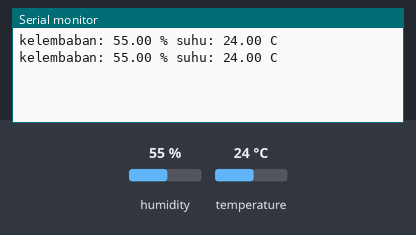
Simulated run of this sketch. Board: Arduino Uno, built with avr-gcc and run on an emulated ATmega328P. Parts: the last lines printed to the serial monitor. Inputs (shaded band) come from the test bench; at power-on: humidity 55 %, temperature 24 °C.

Above: at 2.8 s.
2.9 s: humidity set to 22 %
At 5.3 s:
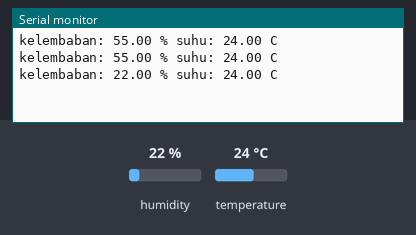
5.6 s: temperature set to 12 °C
At 6.8 s:
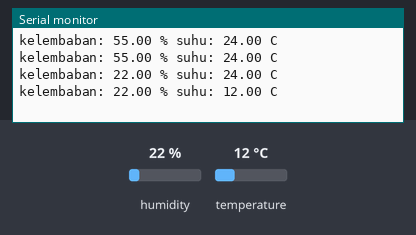
8.3 s: humidity set to 40 %
At 11.6 s:
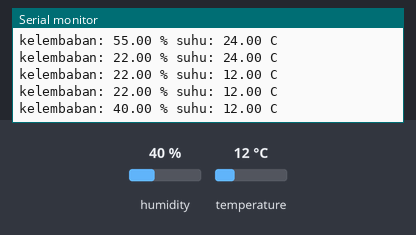
Timing chart, 0 to 13.1 s (numbered marks = the images above; inputs shaded):
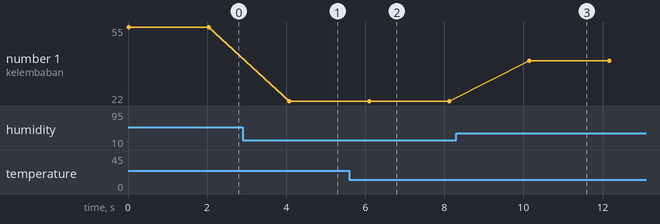

Measured:
- after the input at 2.9 s, the serial monitor: prints a new line after 1.2 s (image 1)
- after the input at 5.6 s, the serial monitor: prints a new line after 0.50 s (image 2)
- after the input at 8.3 s, the serial monitor: prints a new line after 1.8 s (image 3)
- plotted number 1: 55 → 22 after the input at 2.9 s, 22 → 40 after the input at 8.3 s

The sketch:

check-dht.ino
```cpp
#include <DHT.h>

#define DHTPIN 8       // Define the pin where the DHT sensor is connected
#define DHTTYPE DHT11  // Define the type of DHT sensor

DHT dht(DHTPIN, DHTTYPE); // Initialize DHT sensor

void setup() {
  Serial.begin(115200);  // Start serial communication at 115200 baud rate
  dht.begin();           // Initialize the DHT sensor
}

void loop() {
  float kelembaban = dht.readHumidity();        // Read humidity from DHT sensor
  float suhu = dht.readTemperature();          // Read temperature from DHT sensor

  // Check if any reads failed and exit early (0% or NaN values indicate failure)
    if (isnan(kelembaban) || isnan(suhu)) {
        Serial.println("Failed to read from DHT sensor!");
        return;
    }

  // Print the humidity and temperature values to the Serial Monitor
    Serial.print("kelembaban: ");
    Serial.print(kelembaban);
    Serial.print(" % ");
    Serial.print("suhu: ");
    Serial.print(suhu);
    Serial.println(" C");

  delay(2000); // Wait for 2 seconds before the next read
}
```
